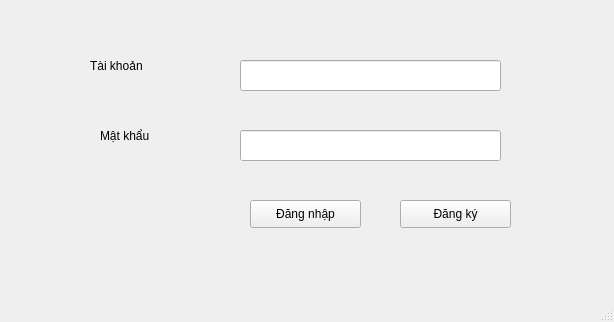
<?xml version="1.0" encoding="UTF-8"?>
<ui version="4.0">
 <class>MainWindow</class>
 <widget class="QMainWindow" name="MainWindow">
  <property name="geometry">
   <rect>
    <x>0</x>
    <y>0</y>
    <width>614</width>
    <height>322</height>
   </rect>
  </property>
  <property name="windowTitle">
   <string>MainWindow</string>
  </property>
  <widget class="QWidget" name="centralwidget">
   <widget class="QLabel" name="label">
    <property name="geometry">
     <rect>
      <x>90</x>
      <y>50</y>
      <width>131</width>
      <height>31</height>
     </rect>
    </property>
    <property name="text">
     <string>Tài khoản</string>
    </property>
   </widget>
   <widget class="QLabel" name="label_2">
    <property name="geometry">
     <rect>
      <x>100</x>
      <y>120</y>
      <width>131</width>
      <height>31</height>
     </rect>
    </property>
    <property name="text">
     <string>Mật khẩu</string>
    </property>
   </widget>
   <widget class="QLineEdit" name="lineEditTaiKhoan">
    <property name="geometry">
     <rect>
      <x>240</x>
      <y>60</y>
      <width>261</width>
      <height>31</height>
     </rect>
    </property>
   </widget>
   <widget class="QLineEdit" name="lineEditMatKhau">
    <property name="geometry">
     <rect>
      <x>240</x>
      <y>130</y>
      <width>261</width>
      <height>31</height>
     </rect>
    </property>
   </widget>
   <widget class="QPushButton" name="pushButtonDangNhap">
    <property name="geometry">
     <rect>
      <x>250</x>
      <y>200</y>
      <width>111</width>
      <height>28</height>
     </rect>
    </property>
    <property name="text">
     <string>Đăng nhập</string>
    </property>
   </widget>
   <widget class="QPushButton" name="pushButtonDangKy">
    <property name="geometry">
     <rect>
      <x>400</x>
      <y>200</y>
      <width>111</width>
      <height>28</height>
     </rect>
    </property>
    <property name="text">
     <string>Đăng ký</string>
    </property>
   </widget>
  </widget>
  <widget class="QMenuBar" name="menubar">
   <property name="geometry">
    <rect>
     <x>0</x>
     <y>0</y>
     <width>614</width>
     <height>26</height>
    </rect>
   </property>
  </widget>
  <widget class="QStatusBar" name="statusbar"/>
 </widget>
 <resources/>
 <connections/>
</ui>
